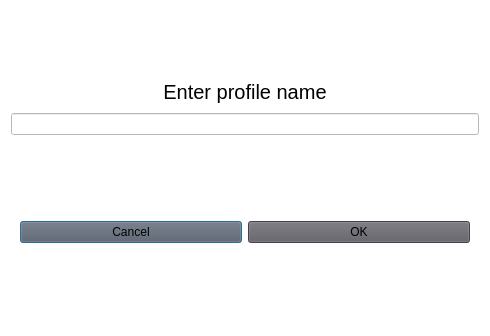
<?xml version="1.0" encoding="UTF-8"?>
<ui version="4.0">
 <class>Dialog</class>
 <widget class="QDialog" name="Dialog">
  <property name="geometry">
   <rect>
    <x>0</x>
    <y>0</y>
    <width>490</width>
    <height>336</height>
   </rect>
  </property>
  <property name="windowTitle">
   <string>Dialog</string>
  </property>
  <property name="styleSheet">
   <string notr="true">background-color: rgb(255, 255, 255);</string>
  </property>
  <layout class="QVBoxLayout" name="verticalLayout_2">
   <item>
    <layout class="QVBoxLayout" name="verticalLayout">
     <item>
      <widget class="QLabel" name="label">
       <property name="maximumSize">
        <size>
         <width>16777215</width>
         <height>30</height>
        </size>
       </property>
       <property name="font">
        <font>
         <pointsize>15</pointsize>
        </font>
       </property>
       <property name="layoutDirection">
        <enum>Qt::LayoutDirection::LeftToRight</enum>
       </property>
       <property name="styleSheet">
        <string notr="true">color: rgb(0, 0, 0);</string>
       </property>
       <property name="text">
        <string>Enter profile name</string>
       </property>
       <property name="alignment">
        <set>Qt::AlignmentFlag::AlignCenter</set>
       </property>
      </widget>
     </item>
     <item>
      <widget class="QLineEdit" name="profile_name">
       <property name="styleSheet">
        <string notr="true">color: rgb(0, 0, 0);</string>
       </property>
      </widget>
     </item>
    </layout>
   </item>
   <item>
    <widget class="QWidget" name="widget" native="true">
     <property name="minimumSize">
      <size>
       <width>0</width>
       <height>50</height>
      </size>
     </property>
     <property name="maximumSize">
      <size>
       <width>16777215</width>
       <height>50</height>
      </size>
     </property>
     <layout class="QHBoxLayout" name="horizontalLayout">
      <item>
       <widget class="QPushButton" name="cancel">
        <property name="styleSheet">
         <string notr="true">background-color: rgb(94, 92, 100);</string>
        </property>
        <property name="text">
         <string>Cancel</string>
        </property>
       </widget>
      </item>
      <item>
       <widget class="QPushButton" name="ok">
        <property name="styleSheet">
         <string notr="true">background-color: rgb(94, 92, 100);</string>
        </property>
        <property name="text">
         <string>OK</string>
        </property>
       </widget>
      </item>
     </layout>
    </widget>
   </item>
  </layout>
 </widget>
 <resources/>
 <connections/>
</ui>
